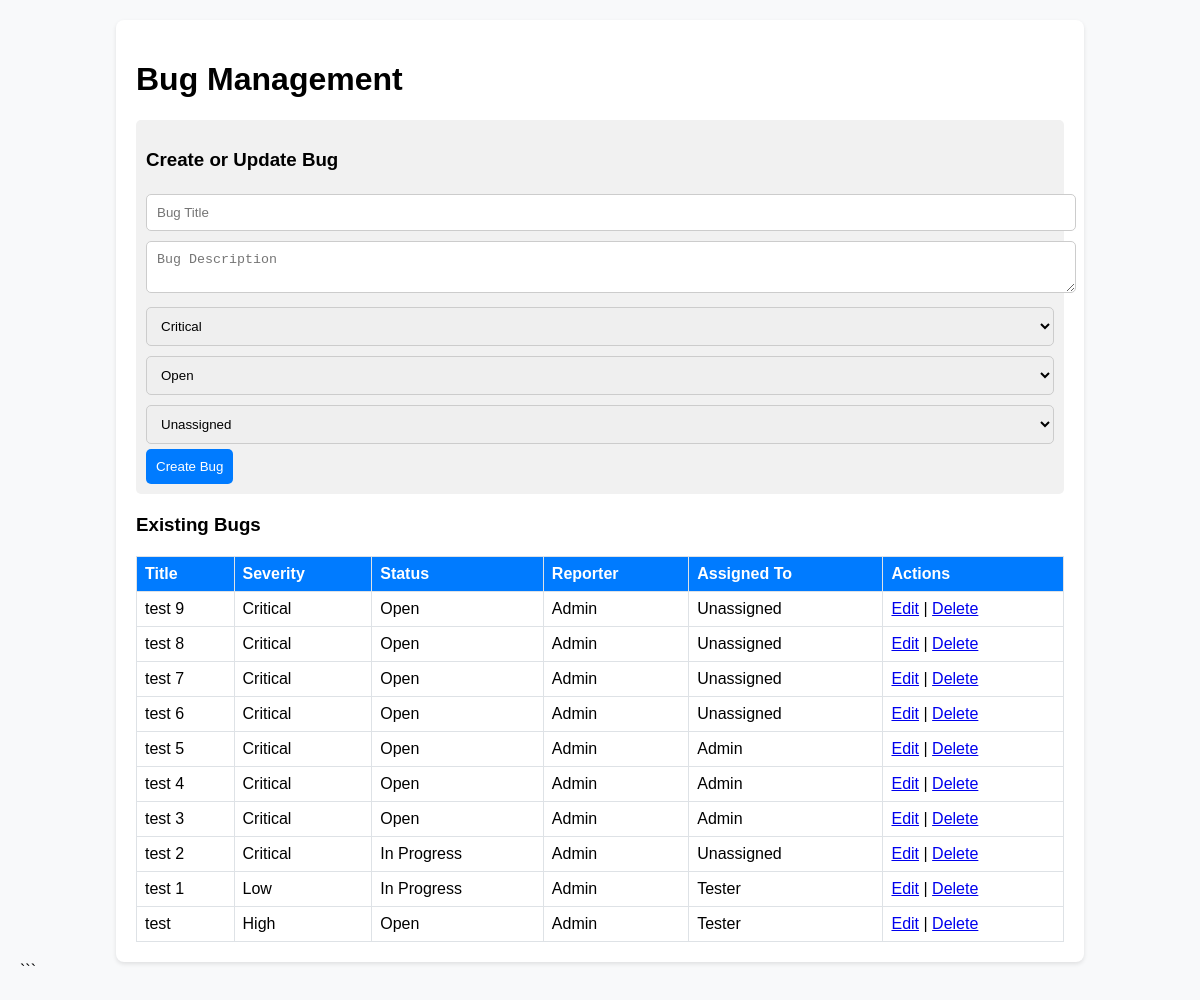
The app's page /bugs/ with its own data.
### tracker/models.py (models this page shows)
class Bug(models.Model):
    title = models.CharField(max_length=200)
    description = models.TextField()
    severity = models.CharField(max_length=50)
    status = models.CharField(max_length=50, choices=STATUS_CHOICES)
    reporter = models.ForeignKey(User, related_name='reported_bugs', on_delete=models.CASCADE)
    assignee = models.ForeignKey(User, related_name='assigned_bugs', on_delete=models.SET_NULL, null=True, blank=True)
    created_at = models.DateTimeField(auto_now_add=True)
    updated_at = models.DateTimeField(auto_now=True)

class User(AbstractUser):
    role = models.CharField(max_length=50)
    pass

### tracker/views.py (the view)
# urls.py: path('bugs/', BugListView.as_view(), name='bug-list'),
class BugListView(ListView):
    model = Bug
    template_name = 'bug_management.html'
    context_object_name = 'bugs'
    def get_queryset(self):
        return Bug.objects.only("title", "severity", "status", "reporter", "assignee", "created_at").order_by('-created_at')
    def get_context_data(self, **kwargs):
        context = super().get_context_data(**kwargs)
        context['year'] = datetime.now().year
        return context

### tracker/templates/bug_management.html (shortened to what this page needs)
<!DOCTYPE html>
<html lang="en">
<head>
</head>
<body>
  <div class="container">
    <h1>Bug Management</h1>
    <div class="form-container">
      <h3>Create or Update Bug</h3>
      <form id="bug-form" action="{% if selected_bug %}{% url 'bug-update' selected_bug.id %}{% else %}{% url 'bug-create' %}{% endif %}" method="post">
        <input type="text" name="title" placeholder="Bug Title" value="{{ selected_bug.title|default:'' }}" required>
        <textarea name="description" placeholder="Bug Description" required>{{ selected_bug.description|default:'' }}</textarea>
        <select name="severity" required>
          <option value="Critical" {% if selected_bug and selected_bug.severity == 'Critical' %}selected{% endif %}>Critical</option>
        </select>
        <select name="status" required>
          <option value="Open" {% if selected_bug and selected_bug.status == 'Open' %}selected{% endif %}>Open</option>
        </select>
        <select name="assignee">
          <option value="">Unassigned</option>
        </select>
        <button type="submit">{% if selected_bug %}Update{% else %}Create{% endif %} Bug</button>
      </form>
    </div>
  {% if not selected_bug %}
    <h3>Existing Bugs</h3>
    <table>
      <tr>
        <th>Title</th>
        <th>Severity</th>
        <th>Status</th>
        <th>Reporter</th>
        <th>Assigned To</th>
        <th>Actions</th>
      </tr>
      {% for bug in bugs %}
        <tr>
          <td>{{ bug.title }}</td>
          <td>{{ bug.severity }}</td>
          <td>{{ bug.status }}</td>
          <td>{{ bug.reporter }}</td>
          <td>{{ bug.assignee|default:"Unassigned" }}</td>
          <td>
            <a href="{% url 'bug-update' bug.id %}">Edit</a> |
            <a href="{% url 'bug-delete' bug.id %}" onclick="return confirm('Are you sure?')">Delete</a>
          </td>
        </tr>
      {% endfor %}
    </table>
  {% endif %}
  </div>
</body>
</html>

### tracker/templates/bug_management.html (style rules this page uses)
body { font-family: Arial, sans-serif; background-color: #f8f9fa; margin: 0; padding: 20px; }
.container { width: 80%; margin: auto; background: white; padding: 20px; box-shadow: 0 2px 4px rgba(0, 0, 0, 0.1); border-radius: 8px; }
table { width: 100%; border-collapse: collapse; margin-top: 20px; }
th, td { border: 1px solid #dee2e6; padding: 8px; text-align: left; }
th { background-color: #007bff; color: white; }
.form-container { margin-bottom: 20px; padding: 10px; background: #f1f1f1; border-radius: 5px; }
.form-container input, .form-container select, .form-container textarea { width: 100%; padding: 10px; margin: 5px 0; border: 1px solid #ccc; border-radius: 5px; }
.form-container button { background-color: #007bff; color: white; border: none; padding: 10px; border-radius: 5px; cursor: pointer; }

### records on screen
Bug: title "test 9", severity "Critical", status "Open", reporter "Admin", assignee "Unassigned"
Bug: title "test 8", severity "Critical", status "Open", reporter "Admin", assignee "Unassigned"
Bug: title "test 7", severity "Critical", status "Open", reporter "Admin", assignee "Unassigned"
Bug: title "test 6", severity "Critical", status "Open", reporter "Admin", assignee "Unassigned"
Bug: title "test 5", severity "Critical", status "Open", reporter "Admin", assignee "Admin"
Bug: title "test 4", severity "Critical", status "Open", reporter "Admin", assignee "Admin"
Bug: title "test 3", severity "Critical", status "Open", reporter "Admin", assignee "Admin"
Bug: title "test 2", severity "Critical", status "In Progress", reporter "Admin", assignee "Unassigned"
Bug: title "test 1", severity "Low", status "In Progress", reporter "Admin", assignee "Tester"
Bug: title "test", severity "High", status "Open", reporter "Admin", assignee "Tester"
